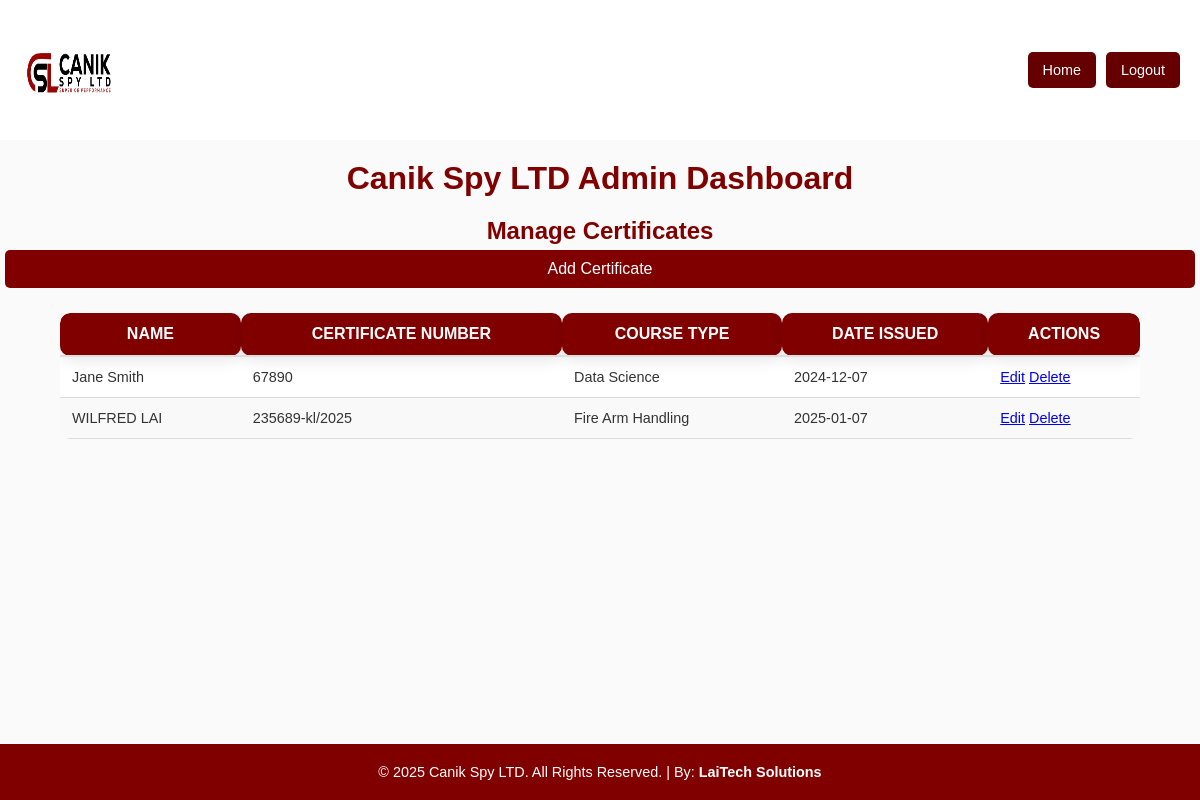
/admin (signed in), run on an earlier commit of the app's database.
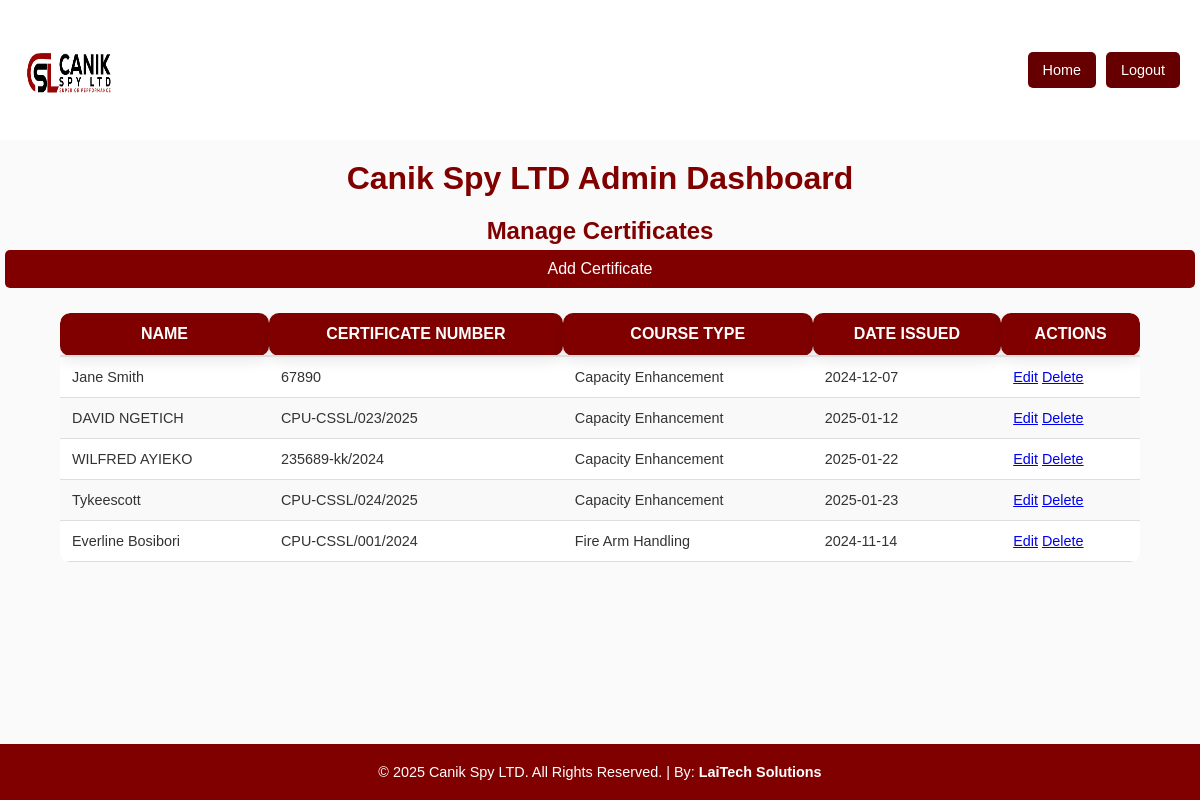
And on a later commit of the database.
### tables this page shows
CREATE TABLE certificates (
            id INTEGER PRIMARY KEY AUTOINCREMENT,
                    name TEXT NOT NULL,
                            certificate_number TEXT NOT NULL UNIQUE,
                                    course_type TEXT NOT NULL,
                                            date_issued DATE NOT NULL
                                                );

### app.py (the view)
@app.route('/admin')
def admin():
    if not session.get('logged_in'):
        return redirect(url_for('login'))
    conn = get_db_connection()
    c = conn.cursor()
    c.execute("SELECT * FROM certificates")
    certificates = c.fetchall()
    conn.close()
    return render_template('admin.html', certificates=certificates)

### app.py (called while the page is built)
def get_db_connection():
    with db_lock:
        conn = sqlite3.connect('certificate.db', check_same_thread=False)
        return conn

### templates/admin.html (shortened to what this page needs)
<!DOCTYPE html>
<html lang="en">
<head>
    <link rel="stylesheet" href="{{ url_for('static', filename='style.css') }}">
</head>
<body>
    <header>
        <img src="{{ url_for('static', filename='canik_spy_logo.jpg') }}" alt="Canik Spy LTD Logo" width="100" height="100">
        <nav>
            <a href="/">Home</a>
            <a href="/login">Logout</a>
        </nav>
    </header>
    <h1>Canik Spy LTD Admin Dashboard</h1>
    <h2>Manage Certificates</h2>
    <a href="/admin/add" class="button">Add Certificate</a>
    <table>
        <thead>
            <tr>
                <th>Name</th>
                <th>Certificate Number</th>
                <th>Course Type</th>
                <th>Date Issued</th>
                <th>Actions</th>
            </tr>
        </thead>
        <tbody>
            {% for certificate in certificates %}
            <tr>
                <td>{{ certificate[1] }}</td>
                <td>{{ certificate[2] }}</td>
                <td>{{ certificate[3] }}</td>
                <td>{{ certificate[4] }}</td>
                <td>
                    <a href="/admin/edit/{{ certificate[0] }}">Edit</a>
                    <a href="/admin/delete/{{ certificate[0] }}">Delete</a>
                </td>
            </tr>
            {% endfor %}
        </tbody>
    </table>
    <footer>
        <p>&copy; 2025 Canik Spy LTD. All Rights Reserved. | By: <a href="https://laitechsolutions.co.ke/" target="_blank" style="color: white; text-decoration: none;">LaiTech Solutions</a></p>
    </footer>
</body>
</html>

### static/style.css (style rules this page uses)
* { margin: 0; padding: 0; box-sizing: border-box; }
body { font-family: Arial, sans-serif; background-color: #fafafa; color: #333; text-align: center; display: flex; flex-direction: column; min-height: 100vh; }
h1 { color: #800000; margin-top: 20px; word-wrap: break-word; }
h2 { color: #800000; margin-top: 20px; word-wrap: break-word; }
header { background-color: #ffffff; color: white; padding: 20px; display: flex; justify-content: space-between; align-items: center; flex-wrap: wrap; gap: 10px; }
header nav { display: flex; flex-wrap: wrap; gap: 10px; }
header nav a { color: white; text-decoration: none; padding: 10px 15px; background-color: #660000; border-radius: 5px; font-size: 0.9em; text-align: center; }
header img { margin-right: 20px; max-width: 100px; }
table { width: 90%; margin: 20px auto; border-collapse: collapse; border-spacing: 0; border-radius: 10px; background-color: #fff; overflow: hidden; }
th { background-color: #800000; color: white; text-transform: uppercase; padding: 12px; font-size: 1em; text-align: center; border-bottom: 2px solid #ddd; box-shadow: 0 4px 15px rgba(0, 0, 0, 0.1); border-radius: 10px; transition: box-shadow 0.3s ease; }
td { padding: 12px; text-align: left; border-bottom: 1px solid #ddd; font-size: 0.9em; word-break: break-word; }
tr:nth-child(even) { background-color: #f9f9f9; }
.button { background-color: maroon; color: white; padding: 10px 20px; text-decoration: none; border-radius: 5px; margin: 5px; }
footer { background-color: #800000; color: white; padding: 20px 0; text-align: center; font-size: 0.9em; margin-top: auto; }
footer a { color: white; text-decoration: none; font-weight: bold; }

What changed in the data, as far as the page shows it:
removed certificates: name "WILFRED LAI", certificate_number "235689-kl/2025", course_type "Fire Arm Handling", date_issued "2025-01-07"
changed certificates "Jane Smith": course_type "Data Science" → "Capacity Enhancement"
added certificates: name "DAVID NGETICH", certificate_number "CPU-CSSL/023/2025", course_type "Capacity Enhancement", date_issued "2025-01-12"
added certificates: name "WILFRED AYIEKO", certificate_number "235689-kk/2024", course_type "Capacity Enhancement", date_issued "2025-01-22"
added certificates: name "Tykeescott", certificate_number "CPU-CSSL/024/2025", course_type "Capacity Enhancement", date_issued "2025-01-23"
added certificates: name "Everline Bosibori", certificate_number "CPU-CSSL/001/2024", course_type "Fire Arm Handling", date_issued "2024-11-14"
